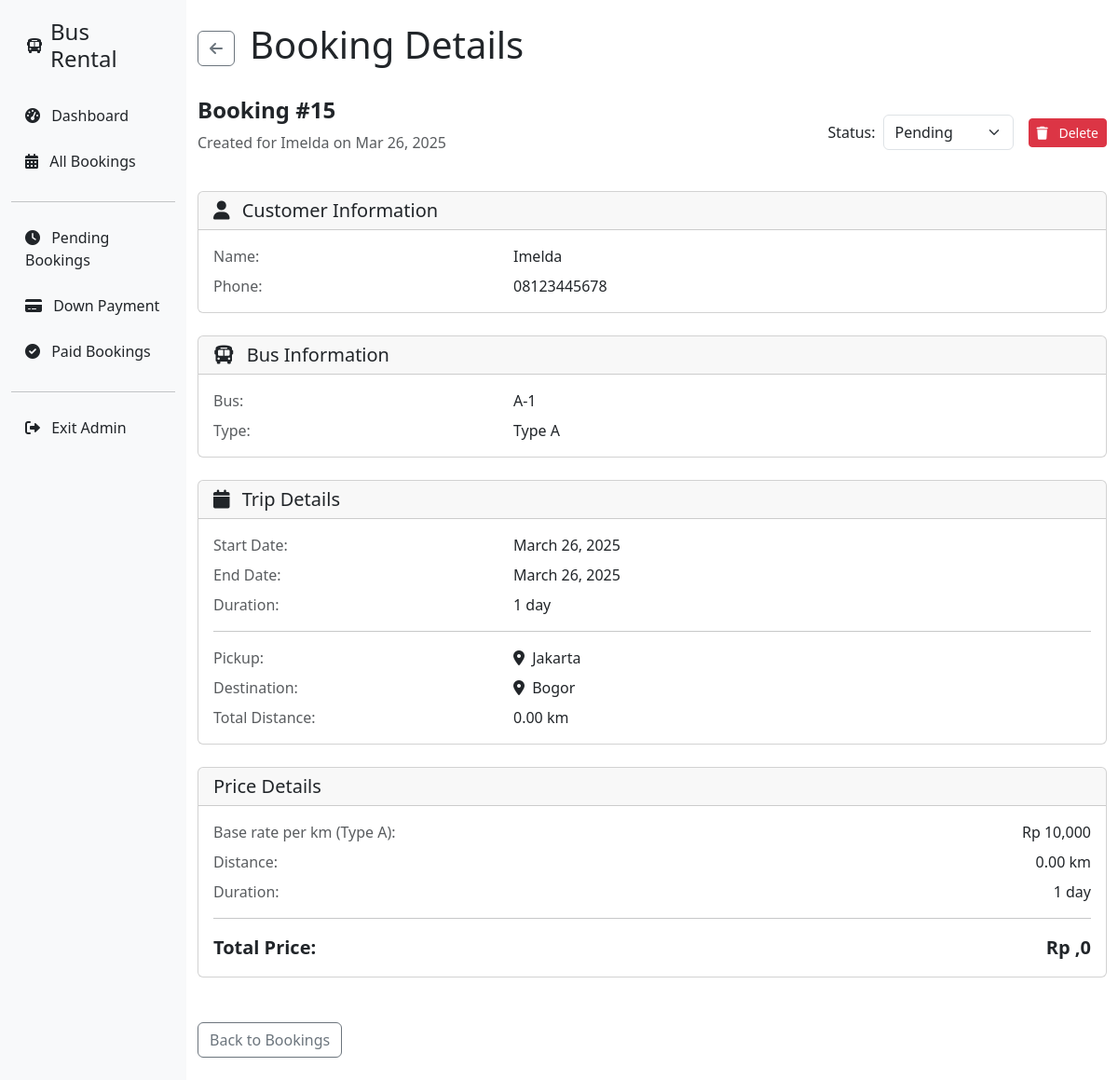
Page /admin-booking-details/15/ (signed in) on the committed database.
### rental/models.py (models this page shows, shortened)
class Booking(models.Model):
    PAYMENT_STATUS = [
        ("PENDING", "Pending"),
        ("DP", "Down Payment"),
        ("PAID", "Paid"),
    ]
    customer_name = models.CharField(max_length=100)
    customer_phone = models.CharField(max_length=20)
    bus = models.ForeignKey(Bus, on_delete=models.CASCADE)
    start_date = models.DateField()
    rental_days = models.IntegerField(default=1)
    end_date = models.DateField()
    pickup = models.CharField(max_length=200)
    destination = models.CharField(max_length=200)
    additional_locations = models.TextField(blank=True, null=True)  # Stored as JSON
    pickup_coordinates = models.CharField(max_length=50, blank=True)
    destination_coordinates = models.CharField(max_length=50, blank=True)
    total_distance = models.DecimalField(max_digits=10, decimal_places=2)
    total_price = models.DecimalField(max_digits=12, decimal_places=2)
    payment_status = models.CharField(
        max_length=10, choices=PAYMENT_STATUS, default="PENDING"
    )
    created_at = models.DateTimeField(auto_now_add=True)
    updated_at = models.DateTimeField(auto_now=True)

class Bus(models.Model):
    BUS_TYPES = [
        ("A", "Type A (40 passengers)"),
        ("B", "Type B (30 passengers)"),
        ("C", "Type C (20 passengers)"),
    ]
    name = models.CharField(max_length=100)
    type = models.CharField(max_length=1, choices=BUS_TYPES)
    capacity = models.IntegerField()

### rental/views.py (the view, shortened to what this page needs)
@login_required
def admin_booking_details(request, booking_id):
    booking = get_object_or_404(Booking, id=booking_id)
    return render(request, "admin/admin-booking-details.html", {"booking": booking})

### rental/templates/admin/admin-booking-details.html (shortened to what this page needs)
{% extends 'admin_base.html' %}
{% block content %}
<div class="d-flex align-items-center gap-3 mb-4">
    <a href="{% url 'admin_bookings' %}" class="btn btn-outline-secondary">
        <i class="fas fa-arrow-left"></i>
    </a>
    <h1>Booking Details</h1>
</div>
<div class="d-flex justify-content-between align-items-center mb-4">
    <div>
        <h2 class="fs-4 fw-semibold">Booking #{{ booking.id }}</h2>
        <p class="text-muted">
            Created for {{ booking.customer_name }} on {{ booking.start_date|date:"M d, Y" }}
        </p>
    </div>
    <div class="d-flex align-items-center gap-3">
        <div class="d-flex align-items-center gap-2">
            <span class="fw-medium">Status:</span>
            <form method="post" action="{% url 'update_booking_status' booking.id %}">
                <select name="status" class="form-select" style="width: 140px;" onchange="this.form.submit()">
                    <option value="PENDING" {% if booking.payment_status == 'PENDING' %}selected{% endif %}>Pending</option>
                </select>
            </form>
        </div>
        <button type="button" class="btn btn-danger btn-sm" data-bs-toggle="modal" data-bs-target="#deleteModal">
            <i class="fas fa-trash me-2"></i> Delete
        </button>
    </div>
</div>
<div class="space-y-6">
    <div class="card mb-4">
        <div class="card-header">
            <h5 class="mb-0">
                <i class="fas fa-user me-2"></i> Customer Information
            </h5>
        </div>
        <div class="card-body">
            <div class="row mb-2">
                <div class="col-md-4 text-muted">Name:</div>
                <div class="col-md-8 fw-medium">{{ booking.customer_name }}</div>
            </div>
            <div class="row">
                <div class="col-md-4 text-muted">Phone:</div>
                <div class="col-md-8">{{ booking.customer_phone }}</div>
            </div>
        </div>
    </div>
    <div class="card mb-4">
        <div class="card-header">
            <h5 class="mb-0">
                <i class="fas fa-bus me-2"></i> Bus Information
            </h5>
        </div>
        <div class="card-body">
            <div class="row mb-2">
                <div class="col-md-4 text-muted">Bus:</div>
                <div class="col-md-8 fw-medium">{{ booking.bus.name }}</div>
            </div>
            <div class="row">
                <div class="col-md-4 text-muted">Type:</div>
                <div class="col-md-8">Type {{ booking.bus.type }}</div>
            </div>
        </div>
    </div>
    <div class="card mb-4">
        <div class="card-header">
            <h5 class="mb-0">
                <i class="fas fa-calendar me-2"></i> Trip Details
            </h5>
        </div>
        <div class="card-body">
            <div class="row mb-2">
                <div class="col-md-4 text-muted">Start Date:</div>
                <div class="col-md-8">{{ booking.start_date }}</div>
            </div>
            <div class="row mb-2">
                <div class="col-md-4 text-muted">End Date:</div>
                <div class="col-md-8">{{ booking.end_date }}</div>
            </div>
            <div class="row mb-2">
                <div class="col-md-4 text-muted">Duration:</div>
                <div class="col-md-8">
                    {{ booking.rental_days }} {% if booking.rental_days == 1 %}day{% else %}days{% endif %}
                </div>
            </div>
            <hr>
            <div class="row mb-2">
                <div class="col-md-4 text-muted">Pickup:</div>
                <div class="col-md-8">
                    <i class="fas fa-map-marker-alt me-1"></i> {{ booking.pickup }}
                </div>
            </div>
            <div class="row mb-2">
                <div class="col-md-4 text-muted">Destination:</div>
                <div class="col-md-8">
                    <i class="fas fa-map-marker-alt me-1"></i> {{ booking.destination }}
                </div>
            </div>
            <div class="row">
                <div class="col-md-4 text-muted">Total Distance:</div>
                <div class="col-md-8">{{ booking.total_distance }} km</div>
            </div>
        </div>
    </div>
    <div class="card mb-4">
        <div class="card-header">
            <h5 class="mb-0">Price Details</h5>
        </div>
        <div class="card-body">
            <div class="row mb-2">
                <div class="col-md-8 text-muted">Base rate per km (Type {{ booking.bus.type }}):</div>
                <div class="col-md-4 text-end">
                    Rp {% if booking.bus.type == 'A' %}10,000{% elif booking.bus.type == 'B' %}15,000{% else %}20,000{% endif %}
                </div>
            </div>
            <div class="row mb-2">
                <div class="col-md-8 text-muted">Distance:</div>
                <div class="col-md-4 text-end">{{ booking.total_distance }} km</div>
            </div>
            <div class="row mb-2">
                <div class="col-md-8 text-muted">Duration:</div>
                <div class="col-md-4 text-end">
                    {{ booking.rental_days }} {% if booking.rental_days == 1 %}day{% else %}days{% endif %}
                </div>
            </div>
            <hr>
            <div class="row">
                <div class="col-md-8 fw-bold fs-5">Total Price:</div>
                <div class="col-md-4 text-end fw-bold fs-5">
                    Rp {{ booking.total_price|floatformat:0|stringformat:'s'|slice:':-3' }},{{ booking.total_price|floatformat:0|stringformat:'s'|slice:'-3:' }}
                </div>
            </div>
        </div>
    </div>
    <div class="d-flex justify-content-start pt-4">
        <a href="{% url 'admin_bookings' %}" class="btn btn-outline-secondary">
            Back to Bookings
        </a>
    </div>
</div>
{% endblock %}

### rows in the picture
Booking: id "15", customer_name "Imelda", start_date "Mar 26, 2025", status "Pending", customer_phone "08123445678", bus.name "A-1", bus.type "A", start_date "March 26, 2025", end_date "March 26, 2025", rental_days "1", pickup "Jakarta", destination "Bogor", total_distance "0.00", total_price "0"
